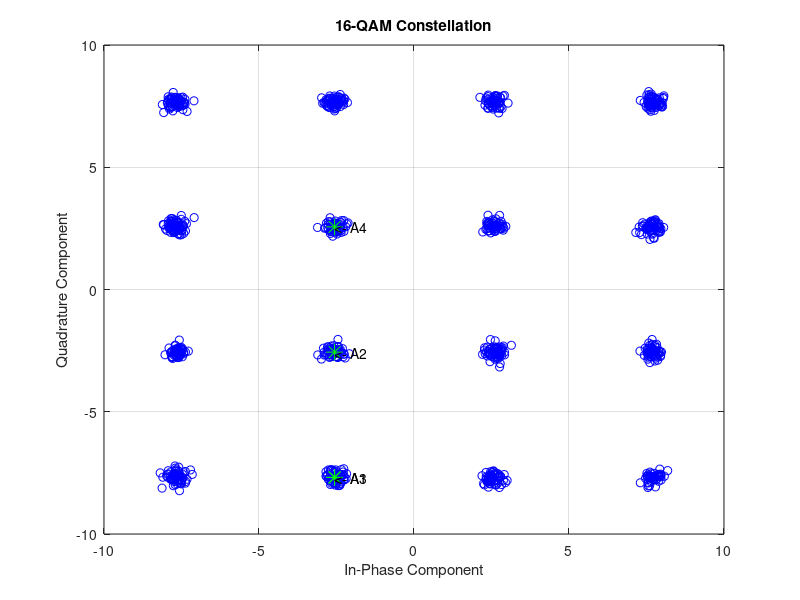
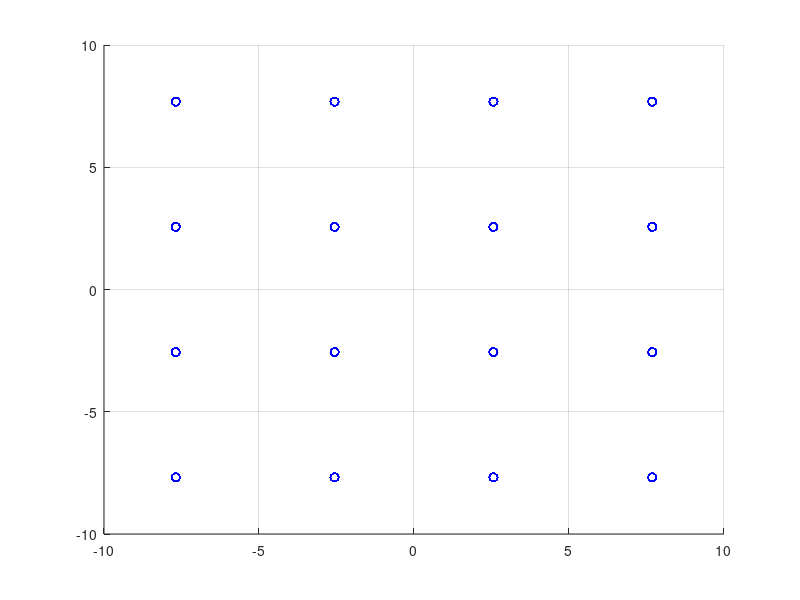

Here is the MATLAB script that generated these plots, in order:
%% Begin
clear all
close all
clc

m=1000;       % number of symbols to simulate
n=100;      %number of samples per symbol
KI=4;       %number of levels of the baseband signal modulating the in-phase carrier
KQ=4;        %number of levels of the baseband signal modulating the quadrature carrier
Rc=5;       %ration between carrier frequency and symbol rate.
M=KI*KQ;
k=log2(M);

%% 3.1
mapping_16_QAM=[3   3  0 0 0 0;
                3   1  0 0 0 1;
                3  -3  0 0 1 0;
                3  -1  0 0 1 1;
                1   3  0 1 0 0;
                1   1  0 1 0 1;
                1  -3  0 1 1 0;
                1  -1  0 1 1 1;
                -3   3  1 0 0 0;
                -3   1  1 0 0 1;
                -3  -3  1 0 1 0;
                -3  -1  1 0 1 1;
                -1   3  1 1 0 0;
                -1   1  1 1 0 1
                -1  -3  1 1 1 0
                -1  -1  1 1 1 1];
            
source=randsrc(k,m,[0,1])';
A = zeros(m,2);
for i=1:m
    for j=1:M
        if source(i,1:k)==mapping_16_QAM(j,3:k+2)
            A(i,1)=mapping_16_QAM(j,1); % signal modulating the in-phase carrier
            A(i,2)=mapping_16_QAM(j,2); % signal modulating the quadrature carrier
        end
    end
end

%% 3.2
noisePSD=17.8;
PES = 0.5;
aux = (1-sqrt(1-PES))/(1-(1/sqrt(M)));
Eb = ((erfcinv(aux)*sqrt(2*(M-1)*noisePSD))^2)/(3*log2(M));
Es = Eb*k;
d = sqrt((Es*6)/(M-1));

const=mapping_16_QAM*d/2;
A=A*d/2;
noise=wgn(m,2,noisePSD-3,'dBm'); % noise samples with average power noisePower
%%noisePSD-3 para unilateral, noisePSD para bilateral
B=A+noise;

dist=ones(m,M);
for i=1:m
    for j=1:M
        dist(i,j)=B(i,1)*const(j,1)+B(i,2)*const(j,2)-(const(j,1).^2+const(j,2).^2)/2;
    end
    [max_val,max_index]=max(dist(i,:));
    C(i,1)=const(max_index,1);
    C(i,2)=const(max_index,2);
end

%% 3.3
figure
plot(A(:,1),A(:,2),'ro')
plot(B(:,1),B(:,2),'bo')
title('16-QAM Constellation')
xlabel('In-Phase Component')
ylabel('Quadrature Component')
hold on
grid on

A1=[A(1,1) A(1,2)];
A2=[A(2,1) A(2,2)];
A3=[A(3,1) A(3,2)];
A4=[A(4,1) A(4,2)];

grid on
plot(A1(1),A1(2),'g*','MarkerSize',12)
plot(A2(1),A2(2),'g*','MarkerSize',12)
plot(A3(1),A3(2),'g*','MarkerSize',12)
plot(A4(1),A4(2),'g*','MarkerSize',12)

text(A1(1),A1(2),'<- A1')
text(A2(1),A2(2),'<- A2')
text(A3(1),A3(2),'<- A3')
text(A4(1),A4(2),'<- A4')

figure
hold on
grid on
plot(C(:,1),C(:,2),'bo')

%% 3.3
Eb = 4; %CORRIGIR
PES_Max = 0.5;
PES_Min = 10e-3;
INI = (((3*log2(M)*Eb)/(erfcinv((1-sqrt(1-PES_Min))/(1-(1/(sqrt(M)))))))^2)/(2*(M-1));
FIN = (((3*log2(M)*Eb)/(erfcinv((1-sqrt(1-PES_Max))/(1-(1/(sqrt(M)))))))^2)/(2*(M-1));